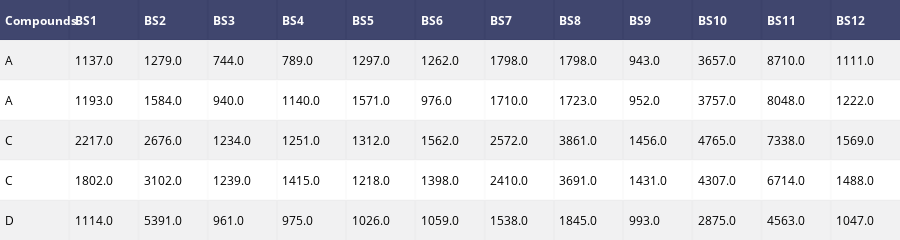

Here is the notebook cell this chart was saved with:
### Markdown cell above
## Simple Gaussian Model With Likehood Estimate

### Code cell
# this is what we are given 
df = ff.create_table(OutputData.head())
offline.iplot(df) # view data set to confirm changes has been made

### Figure 1 — Plotly figure (JSON) as saved in the notebook; plotly's stock layout.template omitted (floating-point values rounded to 4 significant figures)
{"data": [{"colorscale": [[0, "#00083e"], [0.5, "#ededee"], [1, "#ffffff"]], "hoverinfo": "none", "opacity": 0.75, "showscale": false, "type": "heatmap", "uid": "89cdba64-9ea1-11e8-be19-492bb5d509bd", "z": [[0, 0, 0, 0, 0, 0, 0, 0, 0, 0, 0, 0, 0], [0.5, 0.5, 0.5, 0.5, 0.5, 0.5, 0.5, 0.5, 0.5, 0.5, 0.5, 0.5, 0.5], [1, 1, 1, 1, 1, 1, 1, 1, 1, 1, 1, 1, 1], [0.5, 0.5, 0.5, 0.5, 0.5, 0.5, 0.5, 0.5, 0.5, 0.5, 0.5, 0.5, 0.5], [1, 1, 1, 1, 1, 1, 1, 1, 1, 1, 1, 1, 1], [0.5, 0.5, 0.5, 0.5, 0.5, 0.5, 0.5, 0.5, 0.5, 0.5, 0.5, 0.5, 0.5]]}], "layout": {"annotations": [{"align": "left", "font": {"color": "#ffffff"}, "showarrow": false, "text": "<b>Compounds</b>", "x": -0.45, "xanchor": "left", "xref": "x", "y": 0, "yref": "y"}, {"align": "left", "font": {"color": "#ffffff"}, "showarrow": false, "text": "<b>BS1</b>", "x": 0.55, "xanchor": "left", "xref": "x", "y": 0, "yref": "y"}, {"align": "left", "font": {"color": "#ffffff"}, "showarrow": false, "text": "<b>BS2</b>", "x": 1.55, "xanchor": "left", "xref": "x", "y": 0, "yref": "y"}, {"align": "left", "font": {"color": "#ffffff"}, "showarrow": false, "text": "<b>BS3</b>", "x": 2.55, "xanchor": "left", "xref": "x", "y": 0, "yref": "y"}, {"align": "left", "font": {"color": "#ffffff"}, "showarrow": false, "text": "<b>BS4</b>", "x": 3.55, "xanchor": "left", "xref": "x", "y": 0, "yref": "y"}, {"align": "left", "font": {"color": "#ffffff"}, "showarrow": false, "text": "<b>BS5</b>", "x": 4.55, "xanchor": "left", "xref": "x", "y": 0, "yref": "y"}, {"align": "left", "font": {"color": "#ffffff"}, "showarrow": false, "text": "<b>BS6</b>", "x": 5.55, "xanchor": "left", "xref": "x", "y": 0, "yref": "y"}, {"align": "left", "font": {"color": "#ffffff"}, "showarrow": false, "text": "<b>BS7</b>", "x": 6.55, "xanchor": "left", "xref": "x", "y": 0, "yref": "y"}, {"align": "left", "font": {"color": "#ffffff"}, "showarrow": false, "text": "<b>BS8</b>", "x": 7.55, "xanchor": "left", "xref": "x", "y": 0, "yref": "y"}, {"align": "left", "font": {"color": "#ffffff"}, "showarrow": false, "text": "<b>BS9</b>", "x": 8.55, "xanchor": "left", "xref": "x", "y": 0, "yref": "y"}, {"align": "left", "font": {"color": "#ffffff"}, "showarrow": false, "text": "<b>BS10</b>", "x": 9.55, "xanchor": "left", "xref": "x", "y": 0, "yref": "y"}, {"align": "left", "font": {"color": "#ffffff"}, "showarrow": false, "text": "<b>BS11</b>", "x": 10.55, "xanchor": "left", "xref": "x", "y": 0, "yref": "y"}, {"align": "left", "font": {"color": "#ffffff"}, "showarrow": false, "text": "<b>BS12</b>", "x": 11.55, "xanchor": "left", "xref": "x", "y": 0, "yref": "y"}, {"align": "left", "font": {"color": "#000000"}, "showarrow": false, "text": "A", "x": -0.45, "xanchor": "left", "xref": "x", "y": 1, "yref": "y"}, {"align": "left", "font": {"color": "#000000"}, "showarrow": false, "text": "1137.0", "x": 0.55, "xanchor": "left", "xref": "x", "y": 1, "yref": "y"}, {"align": "left", "font": {"color": "#000000"}, "showarrow": false, "text": "1279.0", "x": 1.55, "xanchor": "left", "xref": "x", "y": 1, "yref": "y"}, {"align": "left", "font": {"color": "#000000"}, "showarrow": false, "text": "744.0", "x": 2.55, "xanchor": "left", "xref": "x", "y": 1, "yref": "y"}, {"align": "left", "font": {"color": "#000000"}, "showarrow": false, "text": "789.0", "x": 3.55, "xanchor": "left", "xref": "x", "y": 1, "yref": "y"}, {"align": "left", "font": {"color": "#000000"}, "showarrow": false, "text": "1297.0", "x": 4.55, "xanchor": "left", "xref": "x", "y": 1, "yref": "y"}, {"align": "left", "font": {"color": "#000000"}, "showarrow": false, "text": "1262.0", "x": 5.55, "xanchor": "left", "xref": "x", "y": 1, "yref": "y"}, {"align": "left", "font": {"color": "#000000"}, "showarrow": false, "text": "1798.0", "x": 6.55, "xanchor": "left", "xref": "x", "y": 1, "yref": "y"}, {"align": "left", "font": {"color": "#000000"}, "showarrow": false, "text": "1798.0", "x": 7.55, "xanchor": "left", "xref": "x", "y": 1, "yref": "y"}, {"align": "left", "font": {"color": "#000000"}, "showarrow": false, "text": "943.0", "x": 8.55, "xanchor": "left", "xref": "x", "y": 1, "yref": "y"}, {"align": "left", "font": {"color": "#000000"}, "showarrow": false, "text": "3657.0", "x": 9.55, "xanchor": "left", "xref": "x", "y": 1, "yref": "y"}, {"align": "left", "font": {"color": "#000000"}, "showarrow": false, "text": "8710.0", "x": 10.55, "xanchor": "left", "xref": "x", "y": 1, "yref": "y"}, {"align": "left", "font": {"color": "#000000"}, "showarrow": false, "text": "1111.0", "x": 11.55, "xanchor": "left", "xref": "x", "y": 1, "yref": "y"}, {"align": "left", "font": {"color": "#000000"}, "showarrow": false, "text": "A", "x": -0.45, "xanchor": "left", "xref": "x", "y": 2, "yref": "y"}, {"align": "left", "font": {"color": "#000000"}, "showarrow": false, "text": "1193.0", "x": 0.55, "xanchor": "left", "xref": "x", "y": 2, "yref": "y"}, {"align": "left", "font": {"color": "#000000"}, "showarrow": false, "text": "1584.0", "x": 1.55, "xanchor": "left", "xref": "x", "y": 2, "yref": "y"}, {"align": "left", "font": {"color": "#000000"}, "showarrow": false, "text": "940.0", "x": 2.55, "xanchor": "left", "xref": "x", "y": 2, "yref": "y"}, {"align": "left", "font": {"color": "#000000"}, "showarrow": false, "text": "1140.0", "x": 3.55, "xanchor": "left", "xref": "x", "y": 2, "yref": "y"}, {"align": "left", "font": {"color": "#000000"}, "showarrow": false, "text": "1571.0", "x": 4.55, "xanchor": "left", "xref": "x", "y": 2, "yref": "y"}, {"align": "left", "font": {"color": "#000000"}, "showarrow": false, "text": "976.0", "x": 5.55, "xanchor": "left", "xref": "x", "y": 2, "yref": "y"}, {"align": "left", "font": {"color": "#000000"}, "showarrow": false, "text": "1710.0", "x": 6.55, "xanchor": "left", "xref": "x", "y": 2, "yref": "y"}, {"align": "left", "font": {"color": "#000000"}, "showarrow": false, "text": "1723.0", "x": 7.55, "xanchor": "left", "xref": "x", "y": 2, "yref": "y"}, {"align": "left", "font": {"color": "#000000"}, "showarrow": false, "text": "952.0", "x": 8.55, "xanchor": "left", "xref": "x", "y": 2, "yref": "y"}, {"align": "left", "font": {"color": "#000000"}, "showarrow": false, "text": "3757.0", "x": 9.55, "xanchor": "left", "xref": "x", "y": 2, "yref": "y"}, {"align": "left", "font": {"color": "#000000"}, "showarrow": false, "text": "8048.0", "x": 10.55, "xanchor": "left", "xref": "x", "y": 2, "yref": "y"}, {"align": "left", "font": {"color": "#000000"}, "showarrow": false, "text": "1222.0", "x": 11.55, "xanchor": "left", "xref": "x", "y": 2, "yref": "y"}, {"align": "left", "font": {"color": "#000000"}, "showarrow": false, "text": "C", "x": -0.45, "xanchor": "left", "xref": "x", "y": 3, "yref": "y"}, {"align": "left", "font": {"color": "#000000"}, "showarrow": false, "text": "2217.0", "x": 0.55, "xanchor": "left", "xref": "x", "y": 3, "yref": "y"}, {"align": "left", "font": {"color": "#000000"}, "showarrow": false, "text": "2676.0", "x": 1.55, "xanchor": "left", "xref": "x", "y": 3, "yref": "y"}, {"align": "left", "font": {"color": "#000000"}, "showarrow": false, "text": "1234.0", "x": 2.55, "xanchor": "left", "xref": "x", "y": 3, "yref": "y"}, {"align": "left", "font": {"color": "#000000"}, "showarrow": false, "text": "1251.0", "x": 3.55, "xanchor": "left", "xref": "x", "y": 3, "yref": "y"}, {"align": "left", "font": {"color": "#000000"}, "showarrow": false, "text": "1312.0", "x": 4.55, "xanchor": "left", "xref": "x", "y": 3, "yref": "y"}, {"align": "left", "font": {"color": "#000000"}, "showarrow": false, "text": "1562.0", "x": 5.55, "xanchor": "left", "xref": "x", "y": 3, "yref": "y"}, {"align": "left", "font": {"color": "#000000"}, "showarrow": false, "text": "2572.0", "x": 6.55, "xanchor": "left", "xref": "x", "y": 3, "yref": "y"}, {"align": "left", "font": {"color": "#000000"}, "showarrow": false, "text": "3861.0", "x": 7.55, "xanchor": "left", "xref": "x", "y": 3, "yref": "y"}, {"align": "left", "font": {"color": "#000000"}, "showarrow": false, "text": "1456.0", "x": 8.55, "xanchor": "left", "xref": "x", "y": 3, "yref": "y"}, {"align": "left", "font": {"color": "#000000"}, "showarrow": false, "text": "4765.0", "x": 9.55, "xanchor": "left", "xref": "x", "y": 3, "yref": "y"}, {"align": "left", "font": {"color": "#000000"}, "showarrow": false, "text": "7338.0", "x": 10.55, "xanchor": "left", "xref": "x", "y": 3, "yref": "y"}, {"align": "left", "font": {"color": "#000000"}, "showarrow": false, "text": "1569.0", "x": 11.55, "xanchor": "left", "xref": "x", "y": 3, "yref": "y"}, {"align": "left", "font": {"color": "#000000"}, "showarrow": false, "text": "C", "x": -0.45, "xanchor": "left", "xref": "x", "y": 4, "yref": "y"}, {"align": "left", "font": {"color": "#000000"}, "showarrow": false, "text": "1802.0", "x": 0.55, "xanchor": "left", "xref": "x", "y": 4, "yref": "y"}, {"align": "left", "font": {"color": "#000000"}, "showarrow": false, "text": "3102.0", "x": 1.55, "xanchor": "left", "xref": "x", "y": 4, "yref": "y"}, {"align": "left", "font": {"color": "#000000"}, "showarrow": false, "text": "1239.0", "x": 2.55, "xanchor": "left", "xref": "x", "y": 4, "yref": "y"}, {"align": "left", "font": {"color": "#000000"}, "showarrow": false, "text": "1415.0", "x": 3.55, "xanchor": "left", "xref": "x", "y": 4, "yref": "y"}, {"align": "left", "font": {"color": "#000000"}, "showarrow": false, "text": "1218.0", "x": 4.55, "xanchor": "left", "xref": "x", "y": 4, "yref": "y"}, {"align": "left", "font": {"color": "#000000"}, "showarrow": false, "text": "1398.0", "x": 5.55, "xanchor": "left", "xref": "x", "y": 4, "yref": "y"}, {"align": "left", "font": {"color": "#000000"}, "showarrow": false, "text": "2410.0", "x": 6.55, "xanchor": "left", "xref": "x", "y": 4, "yref": "y"}, {"align": "left", "font": {"color": "#000000"}, "showarrow": false, "text": "3691.0", "x": 7.55, "xanchor": "left", "xref": "x", "y": 4, "yref": "y"}, {"align": "left", "font": {"color": "#000000"}, "showarrow": false, "text": "1431.0", "x": 8.55, "xanchor": "left", "xref": "x", "y": 4, "yref": "y"}, {"align": "left", "font": {"color": "#000000"}, "showarrow": false, "text": "4307.0", "x": 9.55, "xanchor": "left", "xref": "x", "y": 4, "yref": "y"}, {"align": "left", "font": {"color": "#000000"}, "showarrow": false, "text": "6714.0", "x": 10.55, "xanchor": "left", "xref": "x", "y": 4, "yref": "y"}, {"align": "left", "font": {"color": "#000000"}, "showarrow": false, "text": "1488.0", "x": 11.55, "xanchor": "left", "xref": "x", "y": 4, "yref": "y"}, {"align": "left", "font": {"color": "#000000"}, "showarrow": false, "text": "D", "x": -0.45, "xanchor": "left", "xref": "x", "y": 5, "yref": "y"}, {"align": "left", "font": {"color": "#000000"}, "showarrow": false, "text": "1114.0", "x": 0.55, "xanchor": "left", "xref": "x", "y": 5, "yref": "y"}, {"align": "left", "font": {"color": "#000000"}, "showarrow": false, "text": "5391.0", "x": 1.55, "xanchor": "left", "xref": "x", "y": 5, "yref": "y"}, {"align": "left", "font": {"color": "#000000"}, "showarrow": false, "text": "961.0", "x": 2.55, "xanchor": "left", "xref": "x", "y": 5, "yref": "y"}, {"align": "left", "font": {"color": "#000000"}, "showarrow": false, "text": "975.0", "x": 3.55, "xanchor": "left", "xref": "x", "y": 5, "yref": "y"}, {"align": "left", "font": {"color": "#000000"}, "showarrow": false, "text": "1026.0", "x": 4.55, "xanchor": "left", "xref": "x", "y": 5, "yref": "y"}, {"align": "left", "font": {"color": "#000000"}, "showarrow": false, "text": "1059.0", "x": 5.55, "xanchor": "left", "xref": "x", "y": 5, "yref": "y"}, {"align": "left", "font": {"color": "#000000"}, "showarrow": false, "text": "1538.0", "x": 6.55, "xanchor": "left", "xref": "x", "y": 5, "yref": "y"}, {"align": "left", "font": {"color": "#000000"}, "showarrow": false, "text": "1845.0", "x": 7.55, "xanchor": "left", "xref": "x", "y": 5, "yref": "y"}, {"align": "left", "font": {"color": "#000000"}, "showarrow": false, "text": "993.0", "x": 8.55, "xanchor": "left", "xref": "x", "y": 5, "yref": "y"}, {"align": "left", "font": {"color": "#000000"}, "showarrow": false, "text": "2875.0", "x": 9.55, "xanchor": "left", "xref": "x", "y": 5, "yref": "y"}, {"align": "left", "font": {"color": "#000000"}, "showarrow": false, "text": "4563.0", "x": 10.55, "xanchor": "left", "xref": "x", "y": 5, "yref": "y"}, {"align": "left", "font": {"color": "#000000"}, "showarrow": false, "text": "1047.0", "x": 11.55, "xanchor": "left", "xref": "x", "y": 5, "yref": "y"}], "height": 230, "margin": {"b": 0, "l": 0, "r": 0, "t": 0}, "xaxis": {"dtick": 1, "gridwidth": 2, "showticklabels": false, "tick0": -0.5, "ticks": "", "zeroline": false}, "yaxis": {"autorange": "reversed", "dtick": 1, "gridwidth": 2, "showticklabels": false, "tick0": 0.5, "ticks": "", "zeroline": false}}}
